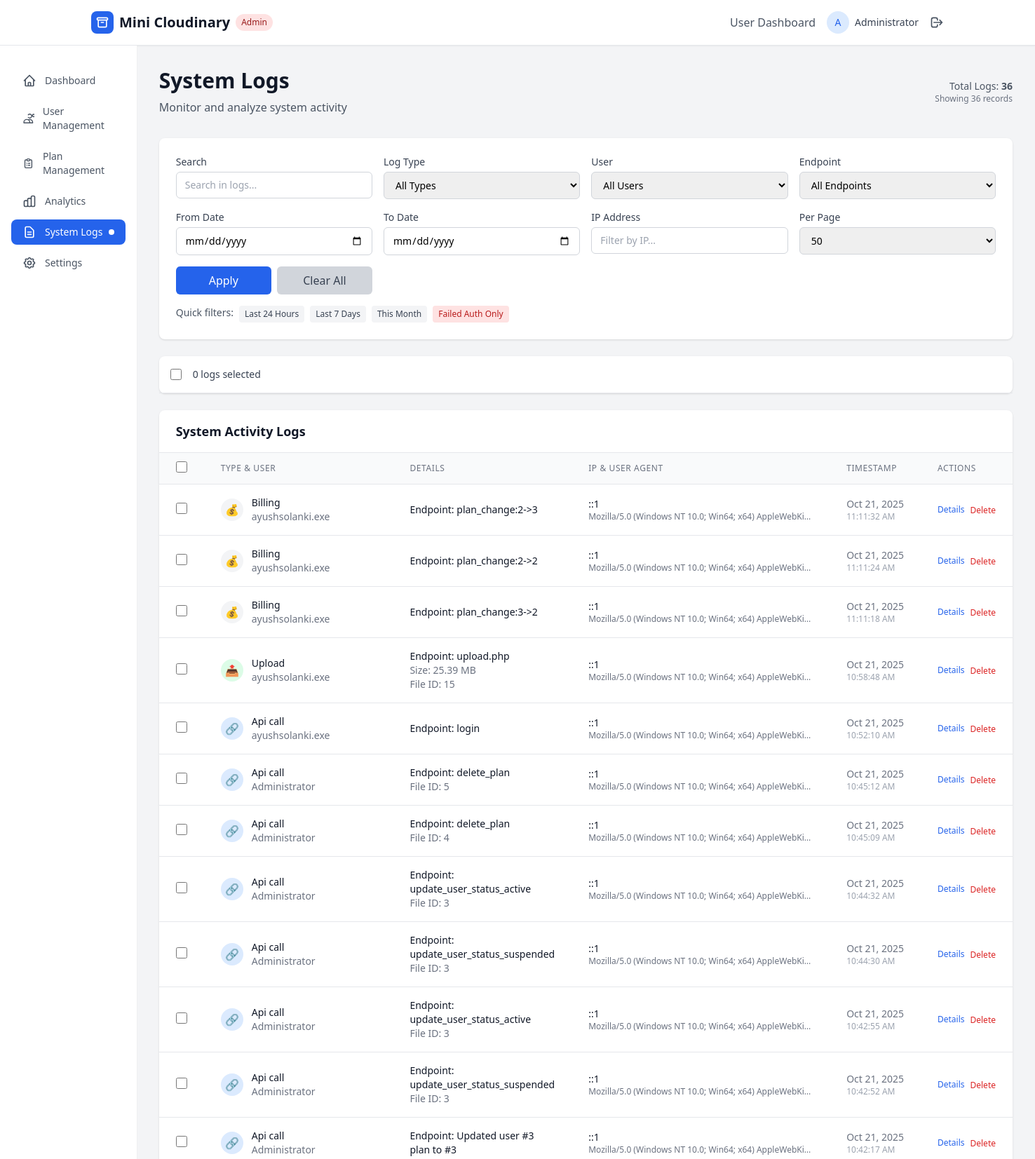
Screenshot of /admin/logs.php (signed in, upper part) with the database file from the repository.
### tables this page shows
CREATE TABLE `users` (
  `id` int NOT NULL,
  `name` varchar(255) NOT NULL,
  `email` varchar(255) NOT NULL,
  `password` varchar(255) NOT NULL,
  `api_key` varchar(64) NOT NULL,
  `plan_id` int DEFAULT '1',
  `used_space` bigint DEFAULT '0',
  `monthly_requests` int DEFAULT '0',
  `monthly_bandwidth` bigint DEFAULT '0',
  `status` enum('active','suspended','pending') DEFAULT 'active',
  `last_login` timestamp NULL DEFAULT NULL,
  `created_at` timestamp NULL DEFAULT CURRENT_TIMESTAMP,
  `updated_at` timestamp NULL DEFAULT CURRENT_TIMESTAMP ON UPDATE CURRENT_TIMESTAMP,
  `role` enum('user','admin') DEFAULT 'user',
  `admin_permissions` json DEFAULT NULL
);

CREATE TABLE `usage_logs` (
  `id` int NOT NULL,
  `user_id` int NOT NULL,
  `upload_id` int DEFAULT NULL,
  `type` enum('upload','download','api_call','auth_fail','billing') NOT NULL,
  `bytes` bigint DEFAULT '0',
  `endpoint` varchar(255) DEFAULT NULL,
  `ip_address` varchar(45) DEFAULT NULL,
  `user_agent` text,
  `created_at` timestamp NULL DEFAULT CURRENT_TIMESTAMP
);

### admin/logs.php (the view, shortened to what the rows shown need)
<?php
require_once '../includes/admin-auth.php';
require_admin_permission('can_view_logs');
$admin_user = get_admin_user();
$page = isset($_GET['page']) ? max(1, intval($_GET['page'])) : 1;
$limit = isset($_GET['limit']) ? min(200, max(1, intval($_GET['limit']))) : 50;
$search = $_GET['search'] ?? '';
$type_filter = $_GET['type'] ?? '';
$user_filter = $_GET['user_id'] ?? '';
$endpoint_filter = $_GET['endpoint'] ?? '';
$status_filter = $_GET['status'] ?? '';
$date_from = $_GET['date_from'] ?? '';
$date_to = $_GET['date_to'] ?? '';
$ip_filter = $_GET['ip_address'] ?? '';
$logs_data = get_system_logs($page, $limit, [
    'search' => $search,
    'type' => $type_filter,
    'user_id' => $user_filter,
    'endpoint' => $endpoint_filter,
    'status' => $status_filter,
    'date_from' => $date_from,
    'date_to' => $date_to,
    'ip_address' => $ip_filter
]);
$logs = $logs_data['logs'];
?>
<!DOCTYPE html>
<html lang="en">
<head>
    <script src="https://cdn.tailwindcss.com"></script>
</head>
<body class="bg-gray-100">
    <?php include '../templates/admin-header.php'; ?>
    <div class="flex">
        <div class="flex-1 p-8">
            <div class="mb-8">
                <div class="flex justify-between items-center">
                    <div>
                        <h1 class="text-3xl font-bold text-gray-900">System Logs</h1>
                    </div>
                </div>
            </div>
            <div class="bg-white rounded-lg shadow">
                <div class="px-6 py-4 border-b border-gray-200">
                    <h2 class="text-lg font-semibold text-gray-900">System Activity Logs</h2>
                </div>
                <?php if (empty($logs)): ?>
                    <div class="p-8 text-center">
                        <svg class="mx-auto h-12 w-12 text-gray-400" fill="none" stroke="currentColor" viewBox="0 0 24 24">
                            <path stroke-linecap="round" stroke-linejoin="round" stroke-width="2" d="M9 12h6m-6 4h6m2 5H7a2 2 0 01-2-2V5a2 2 0 012-2h5.586a1 1 0 01.707.293l5.414 5.414a1 1 0 01.293.707V19a2 2 0 01-2 2z"></path>
                        </svg>
                        <h3 class="mt-2 text-sm font-medium text-gray-900">No logs found</h3>
                        <p class="mt-1 text-sm text-gray-500">
                            <?= array_filter($_GET) ? 'Try changing your filters.' : 'No system activity recorded yet.' ?>
                        </p>
                    </div>
                <?php else: ?>
                    <div class="overflow-x-auto">
                        <table class="min-w-full divide-y divide-gray-200">
                            <thead class="bg-gray-50">
                                <tr>
                                    <th class="px-6 py-3 text-left text-xs font-medium text-gray-500 uppercase tracking-wider w-8">
                                        <input type="checkbox" @click="selectAll = !selectAll; selectedLogs = selectAll ? [<?= implode(',', array_column($logs, 'id')) ?>] : []" class="h-4 w-4 text-blue-600 focus:ring-blue-500 border-gray-300 rounded">
                                    </th>
                                    <th class="px-6 py-3 text-left text-xs font-medium text-gray-500 uppercase tracking-wider">Type & User</th>
                                    <th class="px-6 py-3 text-left text-xs font-medium text-gray-500 uppercase tracking-wider">Details</th>
                                    <th class="px-6 py-3 text-left text-xs font-medium text-gray-500 uppercase tracking-wider">IP & User Agent</th>
                                    <th class="px-6 py-3 text-left text-xs font-medium text-gray-500 uppercase tracking-wider">Timestamp</th>
                                    <th class="px-6 py-3 text-left text-xs font-medium text-gray-500 uppercase tracking-wider">Actions</th>
                                </tr>
                            </thead>
                            <tbody class="bg-white divide-y divide-gray-200">
                                <?php foreach ($logs as $log): ?>
                                    <tr class="hover:bg-gray-50" x-data="{ showDetails: false }">
                                        <td class="px-6 py-4 whitespace-nowrap">
                                            <input type="checkbox"
                                                value="<?= $log['id'] ?>"
                                                x-model="selectedLogs"
                                                class="h-4 w-4 text-blue-600 focus:ring-blue-500 border-gray-300 rounded">
                                        </td>
                                        <td class="px-6 py-4 whitespace-nowrap">
                                            <div class="flex items-center">
                                                <div class="h-8 w-8 rounded-full flex items-center justify-center
                                                    <?= $log['type'] === 'upload' ? 'bg-green-100 text-green-600' : ($log['type'] === 'api_call' ? 'bg-blue-100 text-blue-600' : ($log['type'] === 'auth_fail' ? 'bg-red-100 text-red-600' : ($log['type'] === 'download' ? 'bg-purple-100 text-purple-600' : 'bg-gray-100 text-gray-600'))) ?>">
                                                    <?php
                                                    $icons = [
                                                        'upload' => '📤',
                                                        'api_call' => '🔗',
                                                        'auth_fail' => '🔒',
                                                        'download' => '📥',
                                                        'billing' => '💰'
                                                    ];
                                                    echo $icons[$log['type']] ?? '📝';
                                                    ?>
                                                </div>
                                                <div class="ml-3">
                                                    <div class="text-sm font-medium text-gray-900">
                                                        <?= ucfirst(str_replace('_', ' ', $log['type'])) ?>
                                                    </div>
                                                    <div class="text-sm text-gray-500">
                                                        <?= htmlspecialchars($log['user_name'] ?? 'System') ?>
                                                    </div>
                                                </div>
                                            </div>
                                        </td>
                                        <td class="px-6 py-4">
                                            <div class="text-sm text-gray-900">
                                                <span class="font-medium">Endpoint:</span>
                                                <?= htmlspecialchars($log['endpoint'] ?? 'N/A') ?>
                                            </div>
                                            <?php if ($log['bytes'] > 0): ?>
                                                <div class="text-sm text-gray-500">
                                                    <span class="font-medium">Size:</span>
                                                    <?= format_bytes($log['bytes']) ?>
                                                </div>
                                            <?php endif; ?>
                                            <?php if ($log['upload_id']): ?>
                                                <div class="text-sm text-gray-500">
                                                    <span class="font-medium">File ID:</span>
                                                    <?= $log['upload_id'] ?>
                                                </div>
                                            <?php endif; ?>
                                        </td>
                                        <td class="px-6 py-4">
                                            <div class="text-sm text-gray-900">
                                                <?= htmlspecialchars($log['ip_address'] ?? 'N/A') ?>
                                            </div>
                                            <div class="text-xs text-gray-500 truncate max-w-xs">
                                                <?= htmlspecialchars($log['user_agent'] ?? 'N/A') ?>
                                            </div>
                                        </td>
                                        <td class="px-6 py-4 whitespace-nowrap text-sm text-gray-500">
                                            <div class="font-medium">
                                                <?= date('M j, Y', strtotime($log['created_at'])) ?>
                                            </div>
                                            <div class="text-xs text-gray-400">
                                                <?= date('g:i:s A', strtotime($log['created_at'])) ?>
                                            </div>
                                        </td>
                                        <td class="px-6 py-4 whitespace-nowrap text-sm font-medium">
                                            <div class="flex space-x-2">
                                                <button @click="showDetails = !showDetails"
                                                    class="text-blue-600 hover:text-blue-900 text-xs">
                                                    Details
                                                </button>
                                                <form method="POST" class="inline">
                                                    <button type="submit"
                                                        onclick="return confirm('Are you sure you want to delete this log?')"
                                                        class="text-red-600 hover:text-red-900 text-xs">
                                                        Delete
                                                    </button>
                                                </form>
                                            </div>
                                        </td>
                                    </tr>
                                <?php endforeach; ?>
                            </tbody>
                        </table>
                    </div>
                <?php endif; ?>
            </div>
        </div>
    </div>
</body>
</html>

### templates/admin-header.php (shortened to what the rows shown need)
<header class="bg-white shadow-sm border-b border-gray-200">
    <div class="max-w-7xl mx-auto px-4 sm:px-6 lg:px-8">
        <div class="flex justify-between items-center h-16">
            <div class="flex items-center space-x-4">
                <div class="relative">
                    <div class="flex items-center space-x-2">
                        <div class="h-8 w-8 bg-blue-100 rounded-full flex items-center justify-center">
                            <span class="text-blue-600 text-sm font-medium">A</span>
                        </div>
                        <span class="text-sm font-medium text-gray-700"><?= htmlspecialchars($admin_user['name']) ?></span>
                    </div>
                </div>
            </div>
        </div>
    </div>
</header>

### rows the page displays
users: name "Administrator"
usage_logs: type "💰", type "Billing", user.name "ayushsolanki.exe", endpoint "plan_change:2->3", ip_address "::1", user_agent "Mozilla/5.0 (Windows NT 10.0; Win64; x64) AppleWebKi…", created_at "Oct 21, 2025", created_at "11:11:32 AM"
usage_logs: type "💰", type "Billing", user.name "ayushsolanki.exe", endpoint "plan_change:2->2", ip_address "::1", user_agent "Mozilla/5.0 (Windows NT 10.0; Win64; x64) AppleWebKi…", created_at "Oct 21, 2025", created_at "11:11:24 AM"
usage_logs: type "💰", type "Billing", user.name "ayushsolanki.exe", endpoint "plan_change:3->2", ip_address "::1", user_agent "Mozilla/5.0 (Windows NT 10.0; Win64; x64) AppleWebKi…", created_at "Oct 21, 2025", created_at "11:11:18 AM"
usage_logs: type "📤", type "Upload", user.name "ayushsolanki.exe", endpoint "upload.php", bytes "25.39 MB", upload "15", ip_address "::1", user_agent "Mozilla/5.0 (Windows NT 10.0; Win64; x64) AppleWebKi…", created_at "Oct 21, 2025", created_at "10:58:48 AM"
usage_logs: type "🔗", type "Api call", user.name "ayushsolanki.exe", endpoint "login", ip_address "::1", user_agent "Mozilla/5.0 (Windows NT 10.0; Win64; x64) AppleWebKi…", created_at "Oct 21, 2025", created_at "10:52:10 AM"
usage_logs: type "🔗", type "Api call", user.name "Administrator", endpoint "delete_plan", upload "5", ip_address "::1", user_agent "Mozilla/5.0 (Windows NT 10.0; Win64; x64) AppleWebKi…", created_at "Oct 21, 2025", created_at "10:45:12 AM"
usage_logs: type "🔗", type "Api call", user.name "Administrator", endpoint "delete_plan", upload "4", ip_address "::1", user_agent "Mozilla/5.0 (Windows NT 10.0; Win64; x64) AppleWebKi…", created_at "Oct 21, 2025", created_at "10:45:09 AM"
usage_logs: type "🔗", type "Api call", user.name "Administrator", endpoint "update_user_status_active", upload "3", ip_address "::1", user_agent "Mozilla/5.0 (Windows NT 10.0; Win64; x64) AppleWebKi…", created_at "Oct 21, 2025", created_at "10:44:32 AM"
usage_logs: type "🔗", type "Api call", user.name "Administrator", endpoint "update_user_status_suspended", upload "3", ip_address "::1", user_agent "Mozilla/5.0 (Windows NT 10.0; Win64; x64) AppleWebKi…", created_at "Oct 21, 2025", created_at "10:44:30 AM"
usage_logs: type "🔗", type "Api call", user.name "Administrator", endpoint "update_user_status_active", upload "3", ip_address "::1", user_agent "Mozilla/5.0 (Windows NT 10.0; Win64; x64) AppleWebKi…", created_at "Oct 21, 2025", created_at "10:42:55 AM"
usage_logs: type "🔗", type "Api call", user.name "Administrator", endpoint "update_user_status_suspended", upload "3", ip_address "::1", user_agent "Mozilla/5.0 (Windows NT 10.0; Win64; x64) AppleWebKi…", created_at "Oct 21, 2025", created_at "10:42:52 AM"
usage_logs: type "🔗", type "Api call", user.name "Administrator", endpoint "Updated user #3 plan to #3", ip_address "::1", user_agent "Mozilla/5.0 (Windows NT 10.0; Win64; x64) AppleWebKi…", created_at "Oct 21, 2025", created_at "10:42:17 AM"

### other values shown
$item['name'] "Dashboard"
$item['name'] "User Management"
$item['name'] "Plan Management"
$item['name'] "Analytics"
$item['name'] "System Logs"
$item['name'] "Settings"
$total_logs "36"
count($logs) "36"
